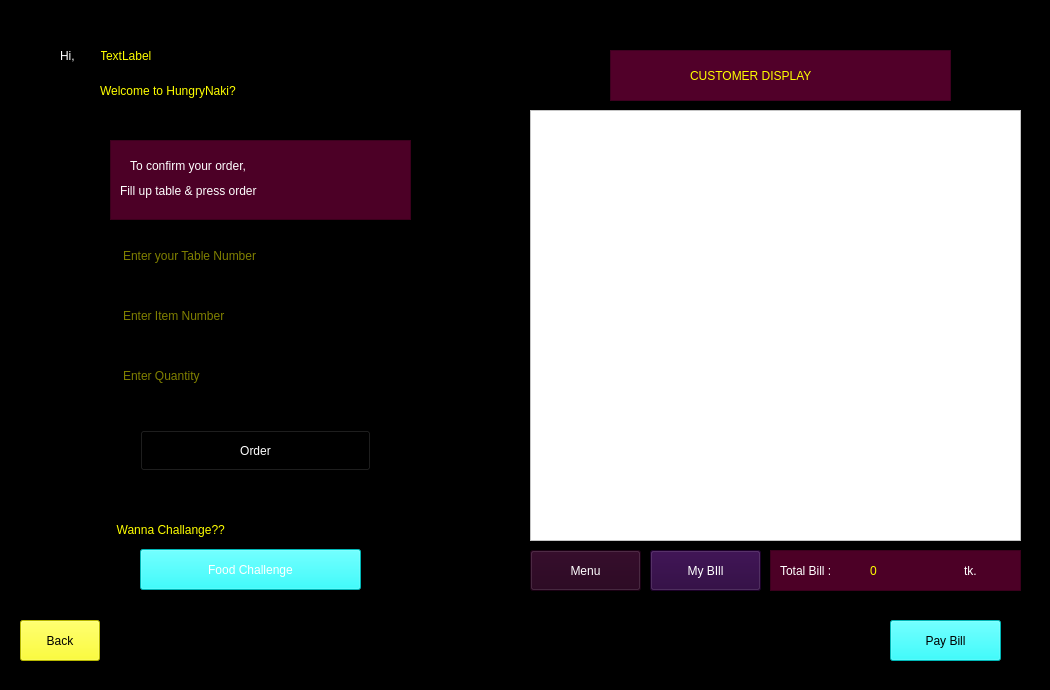
    <widget class="QWidget" name="customer_page_01">
     <property name="styleSheet">
      <string notr="true">background-color: rgb(0, 0, 0);
color: rgb(255, 255, 255);</string>
     </property>
     <widget class="QTableView" name="customer_tableView">
      <property name="geometry">
       <rect>
        <x>530</x>
        <y>110</y>
        <width>491</width>
        <height>431</height>
       </rect>
      </property>
      <property name="styleSheet">
       <string notr="true">background-color: rgb(255, 255, 255);
font: 75 14pt &quot;Comic Sans MS&quot;;
color: rgb(0, 0, 0);</string>
      </property>
     </widget>
     <widget class="QPushButton" name="customer_menu_button">
      <property name="geometry">
       <rect>
        <x>530</x>
        <y>550</y>
        <width>111</width>
        <height>41</height>
       </rect>
      </property>
      <property name="styleSheet">
       <string notr="true">background-color: rgb(36, 0, 27);
font: 12pt &quot;Impact&quot;;</string>
      </property>
      <property name="text">
       <string>Menu</string>
      </property>
     </widget>
     <widget class="QPushButton" name="customer_back_button">
      <property name="geometry">
       <rect>
        <x>20</x>
        <y>620</y>
        <width>80</width>
        <height>41</height>
       </rect>
      </property>
      <property name="styleSheet">
       <string notr="true">font: 14pt &quot;Impact&quot;;
background-color: rgb(255, 255, 0);
color: rgb(0, 0, 0);
</string>
      </property>
      <property name="text">
       <string>Back</string>
      </property>
     </widget>
     <widget class="QPushButton" name="customer_next_button">
      <property name="geometry">
       <rect>
        <x>890</x>
        <y>620</y>
        <width>111</width>
        <height>41</height>
       </rect>
      </property>
      <property name="styleSheet">
       <string notr="true">background-color: rgb(0, 255, 255);
font: 14pt &quot;Impact&quot;;
color: rgb(0, 0, 0);</string>
      </property>
      <property name="text">
       <string>Pay Bill</string>
      </property>
     </widget>
     <widget class="QPushButton" name="cuntomer_bill_show">
      <property name="geometry">
       <rect>
        <x>650</x>
        <y>550</y>
        <width>111</width>
        <height>41</height>
       </rect>
      </property>
      <property name="styleSheet">
       <string notr="true">font: 12pt &quot;Impact&quot;;
background-color: rgb(39, 0, 58);</string>
      </property>
      <property name="text">
       <string>My BIll</string>
      </property>
     </widget>
     <widget class="QLabel" name="customer_background_lb">
      <property name="geometry">
       <rect>
        <x>0</x>
        <y>0</y>
        <width>1041</width>
        <height>681</height>
       </rect>
      </property>
      <property name="text">
       <string/>
      </property>
      <property name="pixmap">
       <pixmap resource="resource.qrc">:/image/F:/projects_image/customerlogin01.jpg</pixmap>
      </property>
      <property name="scaledContents">
       <bool>true</bool>
      </property>
     </widget>
     <widget class="QFrame" name="frame_8">
      <property name="geometry">
       <rect>
        <x>10</x>
        <y>30</y>
        <width>471</width>
        <height>91</height>
       </rect>
      </property>
      <property name="styleSheet">
       <string notr="true">background-image: url(:/image/F:/projects_image/ownerlast.jpg);</string>
      </property>
      <property name="frameShape">
       <enum>QFrame::StyledPanel</enum>
      </property>
      <property name="frameShadow">
       <enum>QFrame::Raised</enum>
      </property>
      <widget class="QLabel" name="welcome_lebel">
       <property name="geometry">
        <rect>
         <x>90</x>
         <y>40</y>
         <width>371</width>
         <height>41</height>
        </rect>
       </property>
       <property name="styleSheet">
        <string notr="true">font: 16pt &quot;Jokerman&quot;;
color: rgb(255, 255, 0);</string>
       </property>
       <property name="text">
        <string>Welcome to HungryNaki?</string>
       </property>
      </widget>
      <widget class="QLabel" name="customer_name">
       <property name="geometry">
        <rect>
         <x>90</x>
         <y>10</y>
         <width>371</width>
         <height>31</height>
        </rect>
       </property>
       <property name="styleSheet">
        <string notr="true">font: 75 12pt &quot;Comic Sans MS&quot;;
color: rgb(255, 255, 0);</string>
       </property>
       <property name="text">
        <string>TextLabel</string>
       </property>
      </widget>
      <widget class="QLabel" name="hi_lebel">
       <property name="geometry">
        <rect>
         <x>50</x>
         <y>10</y>
         <width>41</width>
         <height>31</height>
        </rect>
       </property>
       <property name="styleSheet">
        <string notr="true">font: 75 14pt &quot;Berlin Sans FB Demi&quot;;</string>
       </property>
       <property name="text">
        <string>Hi,</string>
       </property>
      </widget>
     </widget>
     <widget class="QFrame" name="frame_9">
      <property name="geometry">
       <rect>
        <x>90</x>
        <y>180</y>
        <width>341</width>
        <height>311</height>
       </rect>
      </property>
      <property name="styleSheet">
       <string notr="true">background-image: url(:/image/F:/projects_image/menuorder2.png);</string>
      </property>
      <property name="frameShape">
       <enum>QFrame::StyledPanel</enum>
      </property>
      <property name="frameShadow">
       <enum>QFrame::Raised</enum>
      </property>
      <widget class="QLineEdit" name="table_number_input">
       <property name="geometry">
        <rect>
         <x>30</x>
         <y>50</y>
         <width>281</width>
         <height>51</height>
        </rect>
       </property>
       <property name="styleSheet">
        <string notr="true">background-color: rgb(0, 0, 0);
color: rgb(255, 255, 0);
font: 14pt &quot;Tw Cen MT Condensed Extra Bold&quot;;</string>
       </property>
       <property name="placeholderText">
        <string>Enter your Table Number</string>
       </property>
      </widget>
      <widget class="QLineEdit" name="item_number_input">
       <property name="geometry">
        <rect>
         <x>30</x>
         <y>110</y>
         <width>281</width>
         <height>51</height>
        </rect>
       </property>
       <property name="styleSheet">
        <string notr="true">background-color: rgb(0, 0, 0);
color: rgb(255, 255, 0);
font: 14pt &quot;Tw Cen MT Condensed Extra Bold&quot;;</string>
       </property>
       <property name="placeholderText">
        <string>Enter Item Number</string>
       </property>
      </widget>
      <widget class="QLineEdit" name="item_number_quantity">
       <property name="geometry">
        <rect>
         <x>30</x>
         <y>170</y>
         <width>281</width>
         <height>51</height>
        </rect>
       </property>
       <property name="styleSheet">
        <string notr="true">background-color: rgb(0, 0, 0);
color: rgb(255, 255, 0);
font: 14pt &quot;Tw Cen MT Condensed Extra Bold&quot;;</string>
       </property>
       <property name="placeholderText">
        <string>Enter Quantity</string>
       </property>
      </widget>
      <widget class="QPushButton" name="customer_order_button">
       <property name="geometry">
        <rect>
         <x>50</x>
         <y>250</y>
         <width>231</width>
         <height>41</height>
        </rect>
       </property>
       <property name="styleSheet">
        <string notr="true">font: 16pt &quot;Impact&quot;;
color: rgb(255, 255, 255);</string>
       </property>
       <property name="text">
        <string>Order</string>
       </property>
      </widget>
     </widget>
     <widget class="QFrame" name="frame_10">
      <property name="geometry">
       <rect>
        <x>770</x>
        <y>550</y>
        <width>251</width>
        <height>41</height>
       </rect>
      </property>
      <property name="styleSheet">
       <string notr="true">background-color: rgb(76, 0, 38);</string>
      </property>
      <property name="frameShape">
       <enum>QFrame::StyledPanel</enum>
      </property>
      <property name="frameShadow">
       <enum>QFrame::Raised</enum>
      </property>
      <widget class="QLabel" name="total_bill_out">
       <property name="geometry">
        <rect>
         <x>100</x>
         <y>10</y>
         <width>91</width>
         <height>21</height>
        </rect>
       </property>
       <property name="styleSheet">
        <string notr="true">color: rgb(255, 255, 0);
font: 12pt &quot;Impact&quot;;</string>
       </property>
       <property name="text">
        <string>0</string>
       </property>
      </widget>
      <widget class="QLabel" name="tk_lebel">
       <property name="geometry">
        <rect>
         <x>194</x>
         <y>10</y>
         <width>41</width>
         <height>21</height>
        </rect>
       </property>
       <property name="styleSheet">
        <string notr="true">color: rgb(255, 255, 255);
font: 12pt &quot;Impact&quot;;</string>
       </property>
       <property name="text">
        <string>tk.</string>
       </property>
      </widget>
      <widget class="QLabel" name="total_bill_display">
       <property name="geometry">
        <rect>
         <x>10</x>
         <y>10</y>
         <width>81</width>
         <height>21</height>
        </rect>
       </property>
       <property name="styleSheet">
        <string notr="true">color: rgb(255, 255, 255);
font: 12pt &quot;Impact&quot;;</string>
       </property>
       <property name="text">
        <string>Total Bill :</string>
       </property>
      </widget>
     </widget>
     <widget class="QFrame" name="frame_11">
      <property name="geometry">
       <rect>
        <x>610</x>
        <y>50</y>
        <width>341</width>
        <height>51</height>
       </rect>
      </property>
      <property name="styleSheet">
       <string notr="true">background-color: rgb(81, 0, 41);</string>
      </property>
      <property name="frameShape">
       <enum>QFrame::StyledPanel</enum>
      </property>
      <property name="frameShadow">
       <enum>QFrame::Raised</enum>
      </property>
      <widget class="QLabel" name="label_14">
       <property name="geometry">
        <rect>
         <x>80</x>
         <y>10</y>
         <width>201</width>
         <height>31</height>
        </rect>
       </property>
       <property name="styleSheet">
        <string notr="true">font: 14pt &quot;Impact&quot;;
color: rgb(255, 255, 0);</string>
       </property>
       <property name="text">
        <string>CUSTOMER DISPLAY</string>
       </property>
      </widget>
     </widget>
     <widget class="QFrame" name="frame_12">
      <property name="geometry">
       <rect>
        <x>110</x>
        <y>140</y>
        <width>301</width>
        <height>80</height>
       </rect>
      </property>
      <property name="styleSheet">
       <string notr="true">background-color: rgb(76, 0, 38);</string>
      </property>
      <property name="frameShape">
       <enum>QFrame::StyledPanel</enum>
      </property>
      <property name="frameShadow">
       <enum>QFrame::Raised</enum>
      </property>
      <widget class="QLabel" name="label_15">
       <property name="geometry">
        <rect>
         <x>20</x>
         <y>10</y>
         <width>241</width>
         <height>31</height>
        </rect>
       </property>
       <property name="styleSheet">
        <string notr="true">font: 75 12pt &quot;Segoe Print&quot;;
</string>
       </property>
       <property name="text">
        <string>To confirm your order,</string>
       </property>
      </widget>
      <widget class="QLabel" name="label_16">
       <property name="geometry">
        <rect>
         <x>10</x>
         <y>40</y>
         <width>281</width>
         <height>21</height>
        </rect>
       </property>
       <property name="styleSheet">
        <string notr="true">font: 75 12pt &quot;Segoe Print&quot;;</string>
       </property>
       <property name="text">
        <string>Fill up table &amp; press order</string>
       </property>
      </widget>
     </widget>
     <widget class="QFrame" name="frame_35">
      <property name="geometry">
       <rect>
        <x>90</x>
        <y>499</y>
        <width>341</width>
        <height>101</height>
       </rect>
      </property>
      <property name="styleSheet">
       <string notr="true">background-image: url(:/image/F:/projects_image/customerlogin01.jpg);</string>
      </property>
      <property name="frameShape">
       <enum>QFrame::StyledPanel</enum>
      </property>
      <property name="frameShadow">
       <enum>QFrame::Raised</enum>
      </property>
      <widget class="QPushButton" name="food_challange_button">
       <property name="geometry">
        <rect>
         <x>50</x>
         <y>50</y>
         <width>221</width>
         <height>41</height>
        </rect>
       </property>
       <property name="styleSheet">
        <string notr="true">color: rgb(255, 255, 255);
background-color: rgb(0, 255, 255);
font: 14pt &quot;Impact&quot;;</string>
       </property>
       <property name="text">
        <string>Food Challenge</string>
       </property>
      </widget>
      <widget class="QLabel" name="label_65">
       <property name="geometry">
        <rect>
         <x>10</x>
         <y>10</y>
         <width>321</width>
         <height>41</height>
        </rect>
       </property>
       <property name="styleSheet">
        <string notr="true">font: 16pt &quot;Jokerman&quot;;
color: rgb(255, 255, 0);</string>
       </property>
       <property name="text">
        <string>     Wanna Challange??</string>
       </property>
      </widget>
      <zorder>label_65</zorder>
      <zorder>food_challange_button</zorder>
     </widget>
     <zorder>customer_background_lb</zorder>
     <zorder>frame_10</zorder>
     <zorder>frame_9</zorder>
     <zorder>frame_8</zorder>
     <zorder>customer_tableView</zorder>
     <zorder>customer_menu_button</zorder>
     <zorder>customer_back_button</zorder>
     <zorder>customer_next_button</zorder>
     <zorder>cuntomer_bill_show</zorder>
     <zorder>frame_11</zorder>
     <zorder>frame_12</zorder>
     <zorder>frame_35</zorder>
    </widget>
